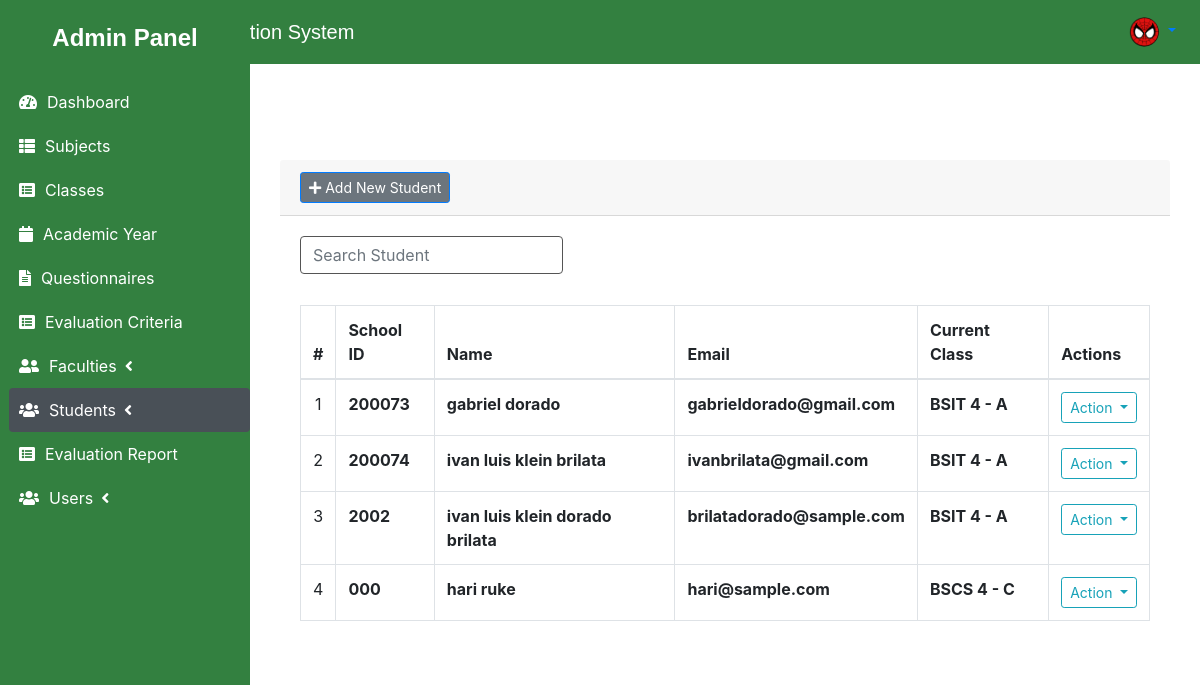
The app's page /students (signed in) with its own data.
### tables this page shows
CREATE TABLE student_list (
    id INTEGER PRIMARY KEY AUTOINCREMENT,
    school_id TEXT NOT NULL,
    firstname TEXT NOT NULL,
    lastname TEXT NOT NULL UNIQUE,
    email TEXT NOT NULL,
    password TEXT NOT NULL,
    class_id int NOT NULL,
    avatar TEXT,
    datecreated DATETIME DEFAULT CURRENT_TIMESTAMP
);

### main.py (the view)
@app.route('/students')
def student_list():
    conn = get_db_connection()
    classes = {}
    class_list = conn.execute("SELECT id, curriculum, level, section FROM class_list").fetchall()
    for c in class_list:
        classes[c['id']] = f"{c['curriculum']} {c['level']} - {c['section']}"
    students = conn.execute("SELECT id, school_id, firstname, lastname, email, class_id FROM student_list").fetchall()
    conn.close()
    return render_template('admin/student_list.html', students=students, classes=classes, avatar_path=session.get('avatar_path'))

### main.py (called while the page is built)
def get_db_connection():
    conn = sqlite3.connect('database.db')
    conn.row_factory = sqlite3.Row
    return conn

### templates/admin/student_list.html (shortened to what this page needs)
{% extends "admin/layout.html" %}
{% block content %}
<div class="container mt-5">
    <div class="card card-outline card-success">
        <div class="card-header">
            <div class="card-tools">
                <a class="btn btn-secondary btn-sm btn-default btn-flat border-primary" href="{{ url_for('new_student') }}"><i class="fa fa-plus"></i> Add New Student</a>
            </div>
        </div>
        <div class="card-body">
            <div class="row mb-3">
                <div class="col-md-4">
                    <input type="text" id="searchInput" class="form-control" placeholder="Search Student">
                </div>
            </div>
            <table class="table table-hover table-bordered" id="list">
                <thead>
                    <tr>
                        <th class="text-center">#</th>
                        <th>School ID</th>
                        <th>Name</th>
                        <th>Email</th>
                        <th>Current Class</th>
                        <th>Actions</th>
                    </tr>
                </thead>
                <tbody>
                    {% for student in students %}
                    <tr>
                        <td class="text-center">{{ loop.index }}</td>
                        <td><b>{{ student.school_id }}</b></td>
                        <td><b>{{ student.firstname }} {{ student.lastname }}</b></td>
                        <td><b>{{ student.email }}</b></td>
                        <td><b>{{ classes[student.class_id] if student.class_id in classes else "N/A" }}</b></td>
                        <td class="text-center">
                            <div class="btn-group">
                                <button type="button" class="btn btn-default btn-sm btn-flat border-info wave-effect text-info dropdown-toggle" data-toggle="dropdown" aria-expanded="true">
                                  Action
                                </button>
                            </div>
                        </td>
                    </tr>
                    {% endfor %}
                </tbody>
            </table>
        </div>
    </div>
</div>
{% endblock %}

### templates/admin/layout.html (shortened to what this page needs)
<!DOCTYPE html>
<html lang="en">
<head>
    <link rel="stylesheet" href="https://maxcdn.bootstrapcdn.com/bootstrap/4.5.2/css/bootstrap.min.css">
    <link rel="stylesheet" href="https://cdnjs.cloudflare.com/ajax/libs/font-awesome/5.15.4/css/all.min.css">
    <link rel="stylesheet" href="{{ url_for('static', filename='css/styles.css') }}">
</head>
<body>
    <nav class="navbar navbar-expand-lg bg-navbar" id="navbar">
        <a class="navbar-brand text-white d-flex align-items-center" href="#">
            <button type="button" class="btn navbar-btn text-white ml-5" id="sidebarToggle">
            </button>
            SPC Evaluation System
        </a>
        <div class="collapse navbar-collapse" id="navbarNav">
            <ul class="navbar-nav ml-auto">
                {% if session.get('login_id') %}
                    <li class="nav-item dropdown d-flex align-items-center">
                        <a class="nav-link dropdown-toggle" href="#" id="navbarDropdown" role="button" data-toggle="dropdown" aria-haspopup="true" aria-expanded="false">
                            <img src="{{ url_for('static', filename='css/assets/images/' ~ avatar_path) }}" alt="User Image" class="avatar-icon" id="userAvatar">
                        </a>
                    </li>
                {% else %}
                    <li class="nav-item">
                        <a class="nav-link" href="{{ url_for('index') }}">Login</a>
                    </li>
                {% endif %}
            </ul>
        </div>
    </nav>
    <div class="container-fluid">
        <div class="row">
            <div class="sidebar" id="sidebar">
                {% block sidebar %}
                {% include 'admin/sidebar.html' %}
                {% endblock %}
            </div>
            <div class="col main-content mt-5" id="mainContent">
                {% block content %}{% endblock %}
            </div>
        </div>
    </div>
</body>
</html>

### templates/admin/sidebar.html (shortened to what this page needs)
<aside class="main-sidebar sidebar-success-primary elevation-4" id="navbar">
    <div class="dropdown">
        <a href="#" class="brand-link">
            <h3 class="text-center p-0 m-0 mt-4 text-white admin-header"><a>Admin Panel</a></h3>
        </a>
    </div>
    <div class="sidebar">
        <nav class="mt-4 ml-4">
            <ul class="nav nav-pills nav-sidebar flex-column nav-flat" data-widget="treeview" role="menu" data-accordion="false">
                <li class="nav-item dropdown">
                    <a href="{{ url_for('home_admin') }}" class="nav-link nav-home">
                        <i class="nav-icon fas fa-tachometer-alt"></i>
                        <p>Dashboard</p>
                    </a>
                </li>
                <li class="nav-item dropdown">
                    <a href="{{ url_for('subject_list') }}" class="nav-link nav-subject_list">
                        <i class="nav-icon fas fa-th-list"></i>
                        <p>Subjects</p>
                    </a>
                </li>
                <li class="nav-item dropdown">
                    <a href="{{ url_for('class_list') }}" class="nav-link nav-class_list">
                        <i class="nav-icon fas fa-list-alt"></i>
                        <p>Classes</p>
                    </a>
                </li>
                <li class="nav-item dropdown">
                    <a href="{{ url_for('academic_list') }}" class="nav-link nav-academic_list">
                        <i class="nav-icon fas fa-calendar"></i>
                        <p>Academic Year</p>
                    </a>
                </li>
                <li class="nav-item dropdown">
                    <a href="{{ url_for('questionnaire') }}" class="nav-link nav-questionnaire">
                        <i class="nav-icon fas fa-file-alt"></i>
                        <p>Questionnaires</p>
                    </a>
                </li>
                <li class="nav-item dropdown">
                    <a href="{{ url_for('criteria_list') }}" class="nav-link nav-criteria_list">
                        <i class="nav-icon fas fa-list-alt"></i>
                        <p>Evaluation Criteria</p>
                    </a>
                </li>
                <li class="nav-item">
                    <a href="#" class="nav-link showhidesm" data-toggle="collapse" aria-expanded="false">
                        <i class="nav-icon fas fa-user-friends"></i>
                        <p>
                            Faculties
                            <i class="right fas fa-angle-left mt-1 ml-2 arup"></i>
                        </p>
                    </a>
                </li>
                <li class="nav-item">
                    <a href="#" class="nav-link showhidesm" data-toggle="collapse" aria-expanded="false">
                        <i class="nav-icon fas fa-users"></i>
                        <p>
                            Students
                            <i class="right fas fa-angle-left mt-1 ml-2 arup"></i>
                        </p>
                    </a>
                </li>
                <li class="nav-item dropdown">
                    <a href="{{ url_for('report') }}" class="nav-link nav-report">
                        <i class="nav-icon fas fa-list-alt"></i>
                        <p>Evaluation Report</p>
                    </a>
                </li>
                <li class="nav-item">
                    <a href="#" class="nav-link showhidesm" data-toggle="collapse" aria-expanded="false">
                        <i class="nav-icon fas fa-users"></i>
                        <p>
                            Users
                            <i class="right fas fa-angle-left mt-1 ml-2 arup"></i>
                        </p>
                    </a>
                </li>
            </ul>
        </nav>
    </div>
</aside>

### static/css/styles.css (style rules this page uses)
.card { background-color: #ffffff; border: none; border-radius: 10px; }
.form-control { background-color: #ffffff; border: 1px solid #555555; color: #2c2c2c; margin-bottom: 15px; }
.main-sidebar { position: fixed; top: 0; left: 0; height: 100%; width: 70px; background-color: rgb(51, 128, 64); transition: width 0.3s ease; overflow: hidden; z-index: 1000; }
.sidebar { margin-top: 56px; overflow-y: auto; height: calc(100% - 56px); transition: width 0.3s ease; z-index: 999; }
.nav-sidebar { flex-direction: column; display: flex; justify-content: flex-start; margin-left: -15px; }
.nav-sidebar .nav-item { width: 100%; }
.nav-sidebar .nav-item .nav-link { padding: 10px; color: #ffffff; display: flex; justify-content: flex-start; align-items: center; }
.nav-sidebar .nav-item .nav-link.active { background-color: #495057; }
.nav-sidebar .nav-item .nav-link i { margin-right: 10px; }
.nav-sidebar .nav-item .nav-link p { margin: 0; }
.nav-sidebar .nav-item .nav-link .right { float: right; }
.admin-header { font-family: 'Arial', sans-serif; font-size: 24px; font-weight: bold; color: white; }
.navbar-nav img { border-radius: 50%; width: 30px; height: 30px; }
.avatar-icon { width: 30px; height: 30px; object-fit: cover; border-radius: 50%; }

### templates/admin/layout.html (style rules this page uses)
.bg-navbar { font-family: 'Poppins', sans-serif; font-size: 1rem; background-color: rgb(51, 128, 64); transition: margin-left 0.3s ease; }
.sidebar { position: fixed; top: 0; left: 0; height: 100%; width: 250px; background-color: rgb(51, 128, 64); transition: transform 0.3s ease; }
.main-content { margin-left: 250px; transition: margin-left 0.3s ease; }
.bg-navbar { font-family: 'Poppins', sans-serif; font-size: 1rem; background-color: rgb(51, 128, 64); }

### records on screen
student_list: school_id "200073", firstname "gabriel", lastname "dorado", email "gabrieldorado@gmail.com", classes "BSIT 4 - A"
student_list: school_id "200074", firstname "ivan luis klein", lastname "brilata", email "ivanbrilata@gmail.com", classes "BSIT 4 - A"
student_list: school_id "2002", firstname "ivan luis klein", lastname "dorado brilata", email "brilatadorado@sample.com", classes "BSIT 4 - A"
student_list: school_id "000", firstname "hari", lastname "ruke", email "hari@sample.com", classes "BSCS 4 - C"
